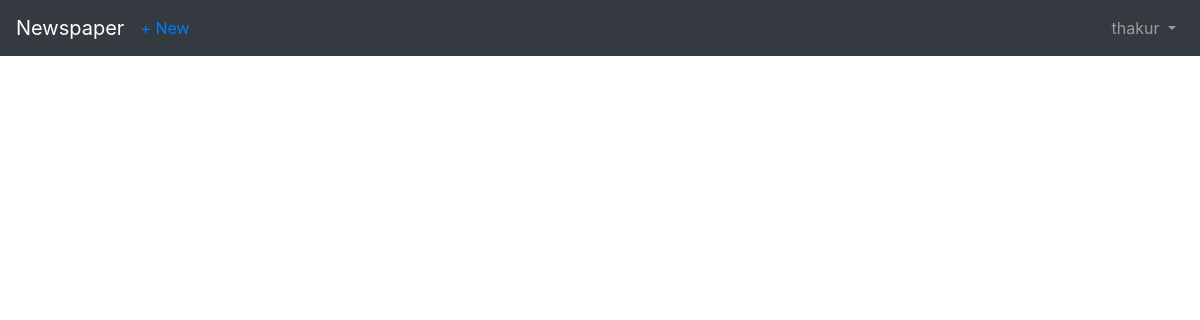
Before: /articles/ (signed in) with the older database file.
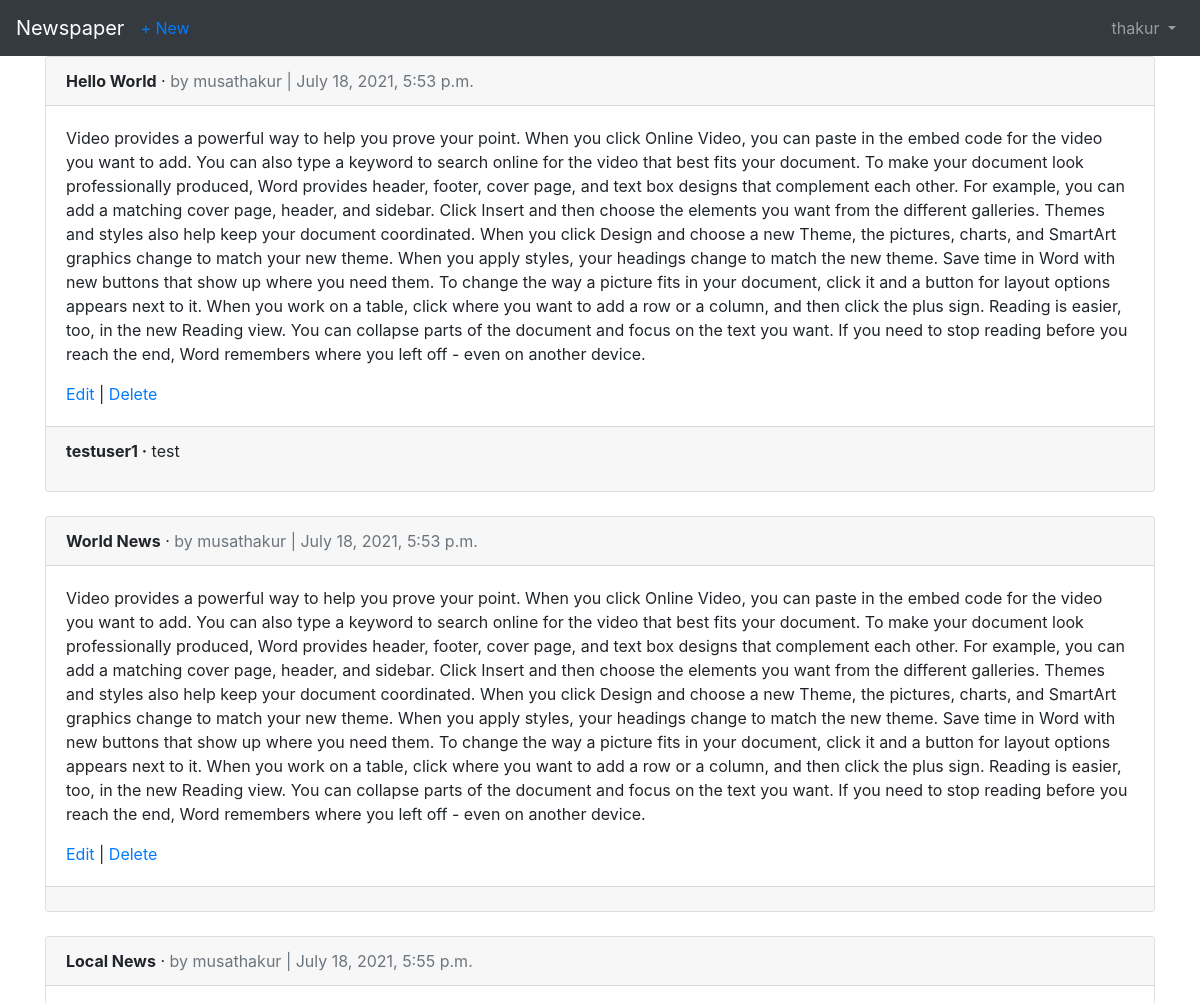
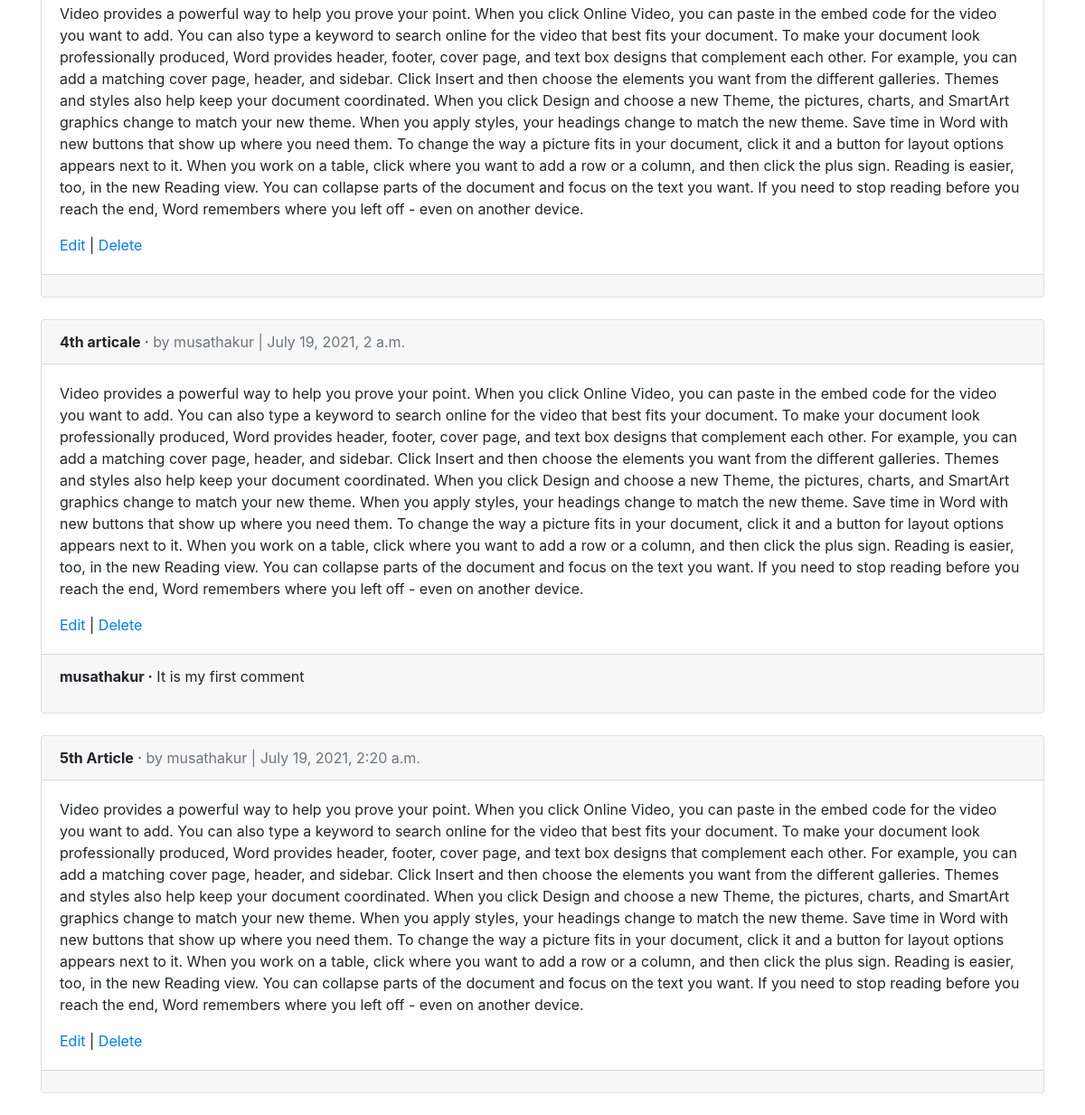
After: the same page with the newer database file (2 pictures, top to bottom).
### users/models.py (models this page shows)
class CustomUser(AbstractUser):
    age = models.PositiveIntegerField(null=True, blank=True)

### articles/models.py (models this page shows, shortened)
class Article(models.Model):
    title = models.CharField(max_length=255)
    body = models.TextField()
    date = models.DateTimeField(auto_now_add=True)
    author = models.ForeignKey(
        get_user_model(),
        on_delete=models.CASCADE,
)

class Comment(models.Model): # new
    article = models.ForeignKey(
        Article,
        on_delete=models.CASCADE,
        related_name='comments',
    )
    comment = models.CharField(max_length=140)
    author = models.ForeignKey(
        get_user_model(),
        on_delete=models.CASCADE,
)
    def __str__(self):
        return self.comment

### articles/views.py (the view)
# urls.py: path('', ArticleListView.as_view(), name='article_list'),
class ArticleListView(LoginRequiredMixin, ListView):
    model = Article
    template_name = 'article_list.html'
    login_url = 'login'

### templates/article_list.html (shortened to what this page needs)
<!doctype html>
{% extends 'base.html' %}
    {% block content %}
        {% for article in object_list %}
            <div class="card">
                <div class="card-header">
                    <span class="font-weight-bold">{{ article.title }}</span> &middot;
                    <span class="text-muted">by {{ article.author }} |
                    {{ article.date }}</span>
                </div>
                <div class="card-body">
                    <p>{{ article.body }}</p>
                    <a href="{% url 'article_edit' article.pk %}">Edit</a> |
                    <a href="{% url 'article_delete' article.pk %}">Delete</a>
                </div>
                <div class="card-footer">
                    {% for comment in article.comments.all %}
                    <p>
                    <span class="font-weight-bold">{{ comment.author }} &middot;</span>
                    {{ comment }}
                    </p>
                    {% endfor %}
                </div>
            </div>
            <br />
        {% endfor %}
    {% endblock content %}

### templates/base.html (shortened to what this page needs)
<!doctype html>
<html lang="en">
<head>
    <link rel="stylesheet"
          href="https://stackpath.bootstrapcdn.com/bootstrap/4.1.3/css/bootstrap.min.css"
>
</head>
<body>
    <nav class="navbar navbar-expand-md navbar-dark bg-dark mb-􀇓">
        <a class="navbar-brand" href="{% url 'home' %}">Newspaper</a>
        {% if user.is_authenticated %}
            <ul class="navbar-nav mr-auto">
                <li class="nav-item"><a href="{% url 'article_new' %}">+ New</a></li>
            </ul>
        {% endif %}
        <div class="collapse navbar-collapse" id="navbarCollapse">
            {% if user.is_authenticated %}
                <ul class="navbar-nav ml-auto">
                    <li class="nav-item">
                        <a class="nav-link dropdown-toggle" href="#" id="userMenu"
                           data-toggle="dropdown" aria-haspopup="true"
                           aria-expanded="false"> {{ user.username }}
                        </a>
                    </li>
                </ul>
            {% else %}
                <form class="form-inline ml-auto">
                    <a href="{% url 'login' %}" class="btn btn-outline-secondary"> Log In </a>
                    <a href="{% url 'signup' %}" class="btn btn-primary ml-2"> Sign up </a>
                </form>
            {% endif %}
        </div>
    </nav>
    <div class="container">
        {% block content %}
        {% endblock content %}
    </div>
</body>
</html>

Changed rows visible on the page:
added Article: title "Hello World", author "musathakur", date "July 18, 2021, 5:53 p.m.", body "Video provides a powerful way to help you prove your point. When you click Online Video, you can paste in the embed code for the video you want to add. You can also type a keyword to search online for the video that best fits your document. To make your document look professionally produced, Word provides header, footer, cover page, and text box designs that complement each other. For example, you can add a matching cover page, header, and sidebar. Click Insert and then choose the elements you want from the different galleries. Themes and styles also help keep your document coordinated. When you click Design and choose a new Theme, the pictures, charts, and SmartArt graphics change to match…"
added Comment: author "testuser1", comment "test", shown under "Hello World"
added Article: title "World News", author "musathakur", date "July 18, 2021, 5:53 p.m.", body "Video provides a powerful way to help you prove your point. When you click Online Video, you can paste in the embed code for the video you want to add. You can also type a keyword to search online for the video that best fits your document. To make your document look professionally produced, Word provides header, footer, cover page, and text box designs that complement each other. For example, you can add a matching cover page, header, and sidebar. Click Insert and then choose the elements you want from the different galleries. Themes and styles also help keep your document coordinated. When you click Design and choose a new Theme, the pictures, charts, and SmartArt graphics change to match…"
added Article: title "Local News", author "musathakur", date "July 18, 2021, 5:55 p.m.", body "Video provides a powerful way to help you prove your point. When you click Online Video, you can paste in the embed code for the video you want to add. You can also type a keyword to search online for the video that best fits your document. To make your document look professionally produced, Word provides header, footer, cover page, and text box designs that complement each other. For example, you can add a matching cover page, header, and sidebar. Click Insert and then choose the elements you want from the different galleries. Themes and styles also help keep your document coordinated. When you click Design and choose a new Theme, the pictures, charts, and SmartArt graphics change to match…"
added Article: title "4th articale", author "musathakur", date "July 19, 2021, 2 a.m.", body "Video provides a powerful way to help you prove your point. When you click Online Video, you can paste in the embed code for the video you want to add. You can also type a keyword to search online for the video that best fits your document. To make your document look professionally produced, Word provides header, footer, cover page, and text box designs that complement each other. For example, you can add a matching cover page, header, and sidebar. Click Insert and then choose the elements you want from the different galleries. Themes and styles also help keep your document coordinated. When you click Design and choose a new Theme, the pictures, charts, and SmartArt graphics change to match…"
added Comment: author "musathakur", comment "It is my first comment", shown under "4th articale"
added Article: title "5th Article", author "musathakur", date "July 19, 2021, 2:20 a.m.", body "Video provides a powerful way to help you prove your point. When you click Online Video, you can paste in the embed code for the video you want to add. You can also type a keyword to search online for the video that best fits your document. To make your document look professionally produced, Word provides header, footer, cover page, and text box designs that complement each other. For example, you can add a matching cover page, header, and sidebar. Click Insert and then choose the elements you want from the different galleries. Themes and styles also help keep your document coordinated. When you click Design and choose a new Theme, the pictures, charts, and SmartArt graphics change to match…"
